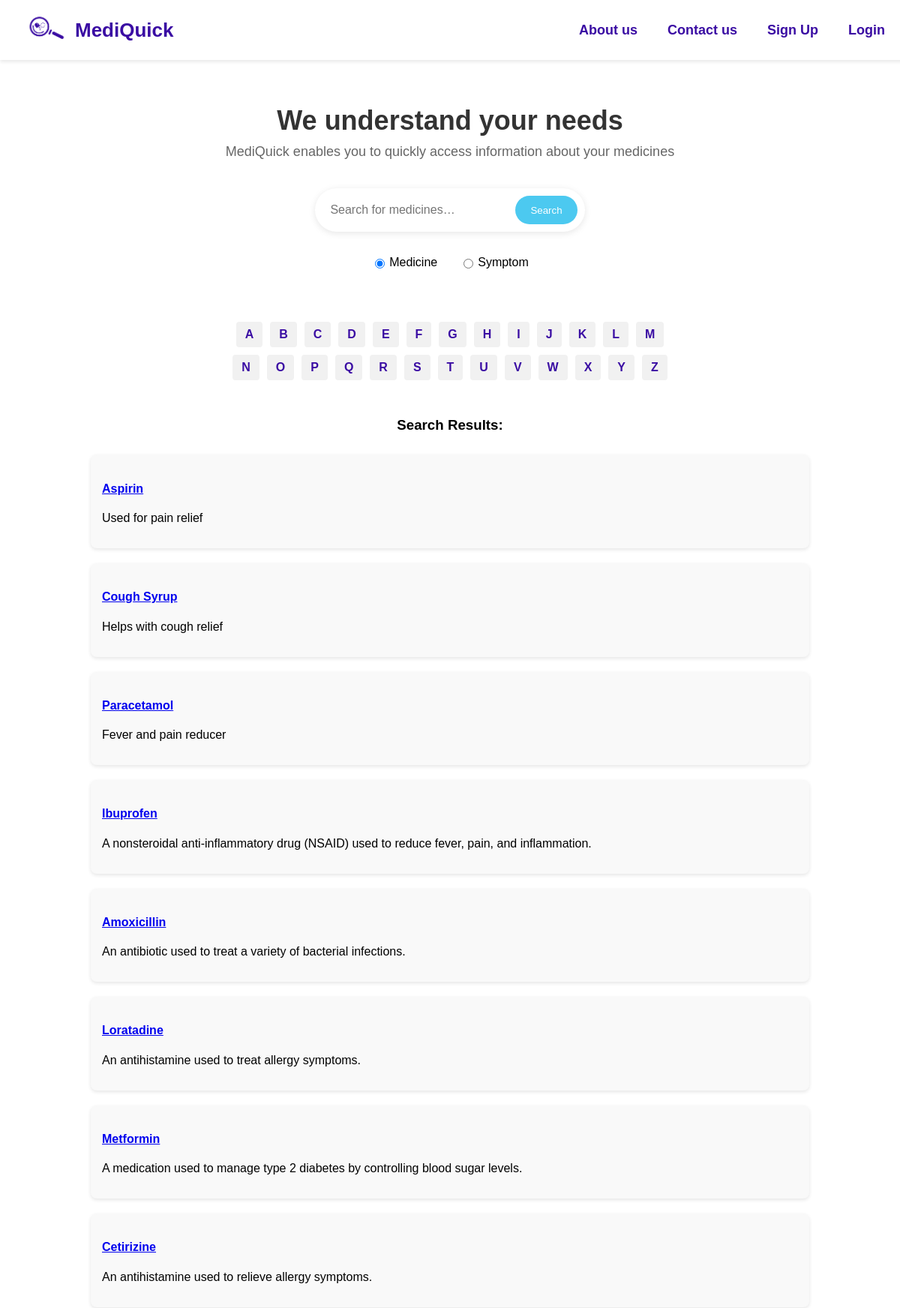
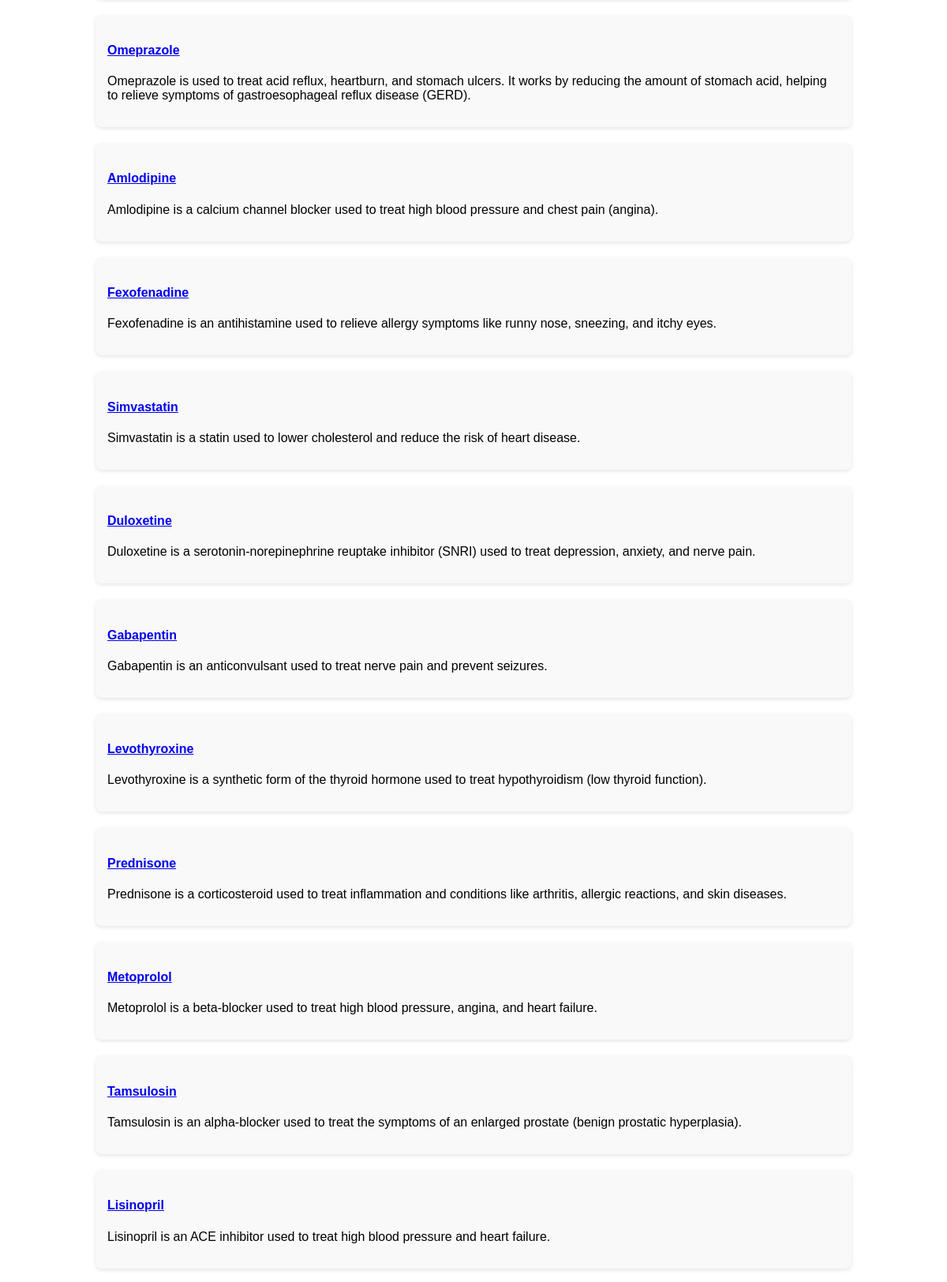
/home/ (upper part), run on the app's committed database (2 pictures, top to bottom).
### catalog/models.py (models this page shows, shortened)
class Medicine(models.Model):
    name = models.CharField(max_length=255)
    description = models.TextField()
    active_ingredients = models.TextField()
    usage_instructions = models.TextField()
    side_effects = models.TextField()
    availability = models.CharField(max_length=20, choices=AVAILABILITY_CHOICES, default='in_stock')
    price = models.DecimalField(max_digits=6, decimal_places=2)
    category = models.ForeignKey(Category, on_delete=models.CASCADE)
    symptoms = models.ManyToManyField('Symptom', blank=True, related_name='medicines')
    created_at = models.DateTimeField(auto_now_add=True)

### catalog/views.py (the view, shortened to what this page needs)
# urls.py: path('home/', views.home, name='home'),
def home(request):
    print("⮕ home() GET:", dict(request.GET))
    medicines = Medicine.objects.all().prefetch_related('symptoms')
    search_query = request.GET.get('q', '')
    letter = request.GET.get('letter', '')
    search_type = request.GET.get('search_type', 'medicine')
    if letter:
        medicines = medicines.filter(name__istartswith=letter)
    alphabet = [chr(i) for i in range(ord('A'), ord('Z') + 1)]
    return render(request, 'catalog/home.html', {
        'medicines': medicines,
        'search_query': search_query,
        'alphabet': alphabet,
        'letter': letter,
        'search_type': search_type,
    })

### catalog/catalog/templates/catalog/home.html (shortened to what this page needs)
{% extends 'catalog/base.html' %}
{% load static %}
{% block content %}
      <div class="hero-section">
            <div class="hero-title">We understand your needs</div>
            <p class="hero-description">
            MediQuick enables you to quickly access information about your medicines
            </p>
            <form method="get" action="{% url 'home' %}" class="search-box">
  <div class="search-main">
    <input
      type="text"
      name="q"
      placeholder="Search for medicines…"
      value="{{ search_query }}"
    >
    <button type="submit">Search</button>
  </div>
  <div class="search-toggle">
    <label>
      <input
        type="radio"
        name="search_type"
        value="medicine"
        {% if search_type == 'medicine' %}checked{% endif %}
      >
      Medicine
    </label>
    <label>
      <input
        type="radio"
        name="search_type"
        value="symptom"
      >
      Symptom
    </label>
  </div>
</form>
    </div>
    <div class="alphabet-filter">
        {% for char in alphabet %}
            <a href="?letter={{ char }}" class="{% if letter == char %}active{% endif %}">
                {{ char }}
            </a>
        {% endfor %}
    </div>
        {% if medicines %}
        <div class="medicine-list">
                <h3>Search Results:</h3>
                {% for medicine in medicines %}
                    <div class="medicine-item">
                        <h4>
                            <a href="{% url 'medicine_detail' pk=medicine.pk %}">{{ medicine.name }}</a>
                        </h4>
                        <p>{{ medicine.description }}</p>
                    </div>
                {% endfor %}
        </div>
        {% elif search_query %}
            <div class="medicine-list">
                <p>No medicines found for "{{ search_query }}".</p>
            </div>
        {% endif %}
{% endblock %}

### catalog/catalog/templates/catalog/base.html (shortened to what this page needs)
<!DOCTYPE html>
<html lang="en">
<head>
  {% load static %}
  <link rel="stylesheet" href="{% static 'catalog/style.css' %}">
</head>
<body>
  <header class="top-bar">
    <a href="{% url 'landing' %}" class="logo-link">
      <img src="{% static 'images/logo.png' %}" alt="MediQuick Logo">
      <span>MediQuick</span>
    </a>
    <nav class="nav-links">
      <a href="{% url 'about' %}">About us</a>
      <a href="{% url 'contact' %}">Contact us</a>
      {% if user.is_authenticated %}
      <a href="{% url 'profile' %}">
        {{ user.get_full_name }}’s Profile</a>
        {% else %}
        <a href="{% url 'signup'  %}">Sign Up</a>
        <a href="{% url 'login'   %}">Login</a>
      {% endif %}
    </nav>
  </header>
  <main>
    {% block content %}{% endblock %}
  </main>
</body>
</html>

### catalog/catalog/static/catalog/style.css (style rules this page uses)
body { margin: 0; padding-top: 80px; font-family: Arial, sans-serif; background: #fff; }
main { padding: 20px; }
.top-bar { position: fixed; top: 0; left: 0; width: 100%; height: 80px; display: flex; align-items: center; justify-content: space-between; padding: 0 30px; background: #fff; box-shadow: 0 2px 5px rgba(0,0,0,0.1); z-index: 1000; }
.logo-link { display: flex; align-items: center; text-decoration: none; color: inherit; }
.logo-link img { width: 60px; margin-right: 10px; }
.logo-link span, .site-name { font-size: 26px; font-weight: bold; color: #3a0ca3; }
.nav-links { display: flex; gap: 40px; padding-right: 50px; }
.nav-links a { font-size: 18px; font-weight: bold; color: #3a0ca3; text-decoration: none; }
.logo-link img { margin-right: 10px; }

### catalog/catalog/templates/catalog/home.html (style rules this page uses)
.hero-section { display: flex; flex-direction: column; align-items: center; justify-content: center; text-align: center; padding: 20px; margin-top: 20px; }
.hero-title { font-size: 36px; font-weight: bold; color: #333; }
.hero-description { font-size: 18px; color: #666; margin-top: 10px; max-width: 600px; }
.search-box { display: flex; flex-direction: column; align-items: center; gap: 12px; max-width: 600px; margin: 20px auto; }
.search-main { display: flex; width: 100%; background: white; padding: 10px; border-radius: 50px; box-shadow: 0 2px 10px rgba(0,0,0,0.1); }
.search-main input { flex: 1; border: none; outline: none; padding: 10px; font-size: 16px; border-radius: 50px; }
.search-main button { background-color: #4cc9f0; border: none; color: white; padding: 10px 20px; border-radius: 50px; margin-left: 10px; cursor: pointer; }
.search-toggle { margin-top: 20px; display: flex; gap: 30px; justify-content: center; }
.search-toggle label { display: flex; align-items: center; font-size: 16px; cursor: pointer; }
.search-toggle input { margin-right: 6px; }
.alphabet-filter { margin: 30px auto; display: flex; flex-wrap: wrap; justify-content: center; gap: 10px; max-width: 600px; }
.alphabet-filter a { text-decoration: none; padding: 8px 12px; border-radius: 4px; background-color: #f1f1f1; color: #3a0ca3; font-weight: bold; font-size: 16px; }
.medicine-list { margin-top: 20px; display: flex; flex-direction: column; align-items: center; }
.medicine-item { background: #f9f9f9; padding: 15px; margin: 10px 0; border-radius: 8px; box-shadow: 0 2px 5px rgba(0, 0, 0, 0.1); width: 80%; }

### data on the page
Medicine: name "Aspirin", description "Used for pain relief"
Medicine: name "Cough Syrup", description "Helps with cough relief"
Medicine: name "Paracetamol", description "Fever and pain reducer"
Medicine: name "Ibuprofen", description "A nonsteroidal anti-inflammatory drug (NSAID) used to reduce fever, pain, and inflammation."
Medicine: name "Amoxicillin", description "An antibiotic used to treat a variety of bacterial infections."
Medicine: name "Loratadine", description "An antihistamine used to treat allergy symptoms."
Medicine: name "Metformin", description "A medication used to manage type 2 diabetes by controlling blood sugar levels."
Medicine: name "Cetirizine", description "An antihistamine used to relieve allergy symptoms."
Medicine: name "Omeprazole", description "Omeprazole is used to treat acid reflux, heartburn, and stomach ulcers. It works by reducing the amount of stomach acid, helping to relieve symptoms of gastroesophageal reflux disease (GERD)."
Medicine: name "Amlodipine", description "Amlodipine is a calcium channel blocker used to treat high blood pressure and chest pain (angina)."
Medicine: name "Fexofenadine", description "Fexofenadine is an antihistamine used to relieve allergy symptoms like runny nose, sneezing, and itchy eyes."
Medicine: name "Simvastatin", description "Simvastatin is a statin used to lower cholesterol and reduce the risk of heart disease."
Medicine: name "Duloxetine", description "Duloxetine is a serotonin-norepinephrine reuptake inhibitor (SNRI) used to treat depression, anxiety, and nerve pain."
Medicine: name "Gabapentin", description "Gabapentin is an anticonvulsant used to treat nerve pain and prevent seizures."
Medicine: name "Levothyroxine", description "Levothyroxine is a synthetic form of the thyroid hormone used to treat hypothyroidism (low thyroid function)."
Medicine: name "Prednisone", description "Prednisone is a corticosteroid used to treat inflammation and conditions like arthritis, allergic reactions, and skin diseases."
Medicine: name "Metoprolol", description "Metoprolol is a beta-blocker used to treat high blood pressure, angina, and heart failure."
Medicine: name "Tamsulosin", description "Tamsulosin is an alpha-blocker used to treat the symptoms of an enlarged prostate (benign prostatic hyperplasia)."
Medicine: name "Lisinopril", description "Lisinopril is an ACE inhibitor used to treat high blood pressure and heart failure."

### other printed values
{{ char }} "A" "B" "C" "D" "E" "F" "G" "H" "I" "J" "K" "L" "M" "N" "O" "P" "Q" "R" "S" "T" "U" "V" "W" "X" "Y" "Z"
